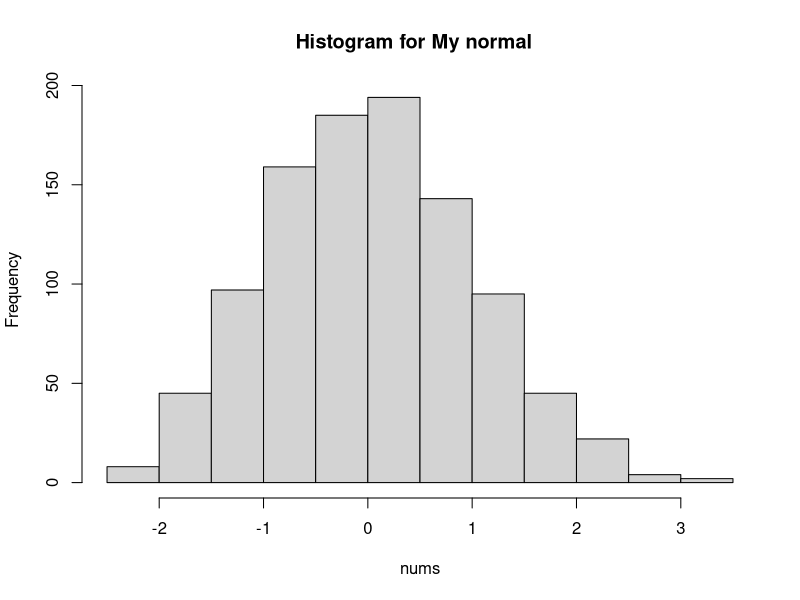

The R script that drew this image:

midSquere <- function(num) {
  squere = num ^ 2
  filledToEight = fillToEight(squere)
  fourDigits = substring(filledToEight, 3, 6)
  return(as.integer(fourDigits))
}

fillToEight <- function(num) {
  characters <- format(num, scientific = FALSE)
  for(num in 0: (8 - nchar(characters))) {
    characters <- paste0("0", characters)
  }
  return(characters)
}

midSquereMethod <- function(n) {
  currentNumber <- sample(1000:9999, 1)
  numbers <- vector()
  for (i in 1:n) {
    numbers <- c(numbers, currentNumber)
    currentNumber <- midSquere(currentNumber)
  }
  return(numbers)
}

multiplicateMethod <- function(m, k, n) {
  numbers <- vector()
  currentNumber <- sample(1:9999, 1)
  for (i in 1: n) {
    currentNumber <- (k * currentNumber) %% m
    numbers <- c(numbers, currentNumber)
  } 
  return(numbers)
}

alpha = 0.01

findEvInterval <- function(varience, ev, n) {
  t = sqrt(varience) * 2.580 / sqrt(n - 1)
  leftE = ev - t
  rightE = ev + t
  print(paste(leftE, "<= E <=", rightE))
}

findVarInterval <- function(varience, n) {
  leftV = (n - 1) * varience / qchisq((1 + alpha) / 2, n - 1)
  rightV = (n - 1) * varience / qchisq((1 - alpha) / 2, n - 1)
  print(paste(leftV, "<= V <=", rightV))
}

testing <- function(nums, name) {
  n = length(nums)
  hist(nums, probability = FALSE, breaks = 2*log(n), main = paste("Histogram for", name, " "))
  ev = sum(nums) / n
  varience = var(nums)
  print(name)
  findEvInterval(varience, ev, length(nums))
  findVarInterval(varience, length(nums))
  print(paste("E: ", ev))
  print(paste("V: ", varience))
}

inverseNormal <- function(x) {
  t = sqrt(-2 * log(1 - x))
  return(t - (2.30753 + 0.2706 * t) / (1 + 0.99229 * t + 0.04481 * t ^ 2))
}

n = 999
m = 102348091543
k = 12526
numsFromMultiplicativeMethod = multiplicateMethod(m, k = k, n = n) / m
a = mapply(inverseNormal, numsFromMultiplicativeMethod)

myNormByCount = table(cut(a, breaks = 2*log(length(a)), ordered_result = TRUE))
tableNames = names(myNormByCount)
i = 1
totalProb = 0
chiSqr = 0
for (normCount in myNormByCount) {
  name = tableNames[i]
  substringName = substring(tableNames[i], 2, nchar(name) - 1)
  splitted = strsplit(substringName, ",")
  left = as.double(unlist(splitted)[[1]])
  right = as.double(unlist(splitted)[[2]])
  probabilityInStandardNorm = pnorm(right) - pnorm(left)
  totalProb = totalProb + probabilityInStandardNorm 
  nextChi = (probabilityInStandardNorm - normCount / n) ^ 2 / probabilityInStandardNorm
  chiSqr = chiSqr + nextChi
  i = i + 1
}

print(paste("Chi squere: ", n * chiSqr))
print(paste("Chi table", qchisq(.99, 23)))
print(paste("Total probability: ", totalProb))

testing(a, "My normal")
#testing(rnorm(n), "normal")